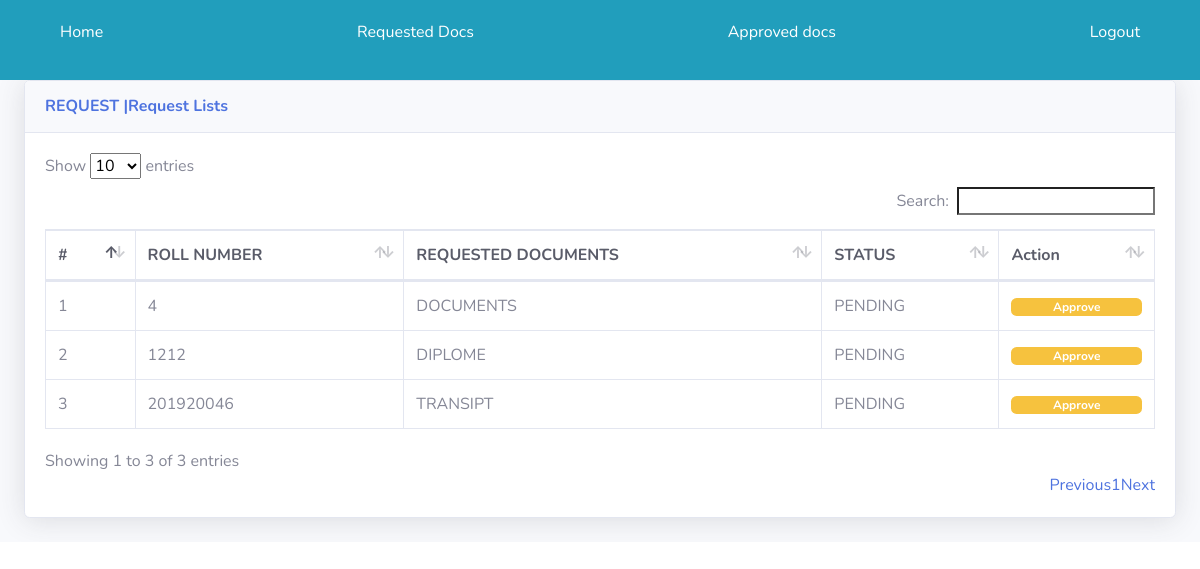
The page /admin/secretary/secretary_view_request.php on the database its author committed.
### tables this page shows
CREATE TABLE `student_sec_approv` (
  `rollnumber` int(20) NOT NULL,
  `status` varchar(100) NOT NULL
);

CREATE TABLE `request` (
  `rollnumber` int(20) NOT NULL,
  `request` varchar(100) NOT NULL
);

### admin/secretary/secretary_view_request.php (the view, shortened to what this page needs)
<!DOCTYPE html>
<html lang="en">
<head>
    <link href="../datatable/vendor/fontawesome-free/css/all.min.css" rel="stylesheet" type="text/css">
    <link rel="stylesheet" href="../datatable/style.css">
    <link href="../datatable/css/sb-admin-2.min.css" rel="stylesheet">
    <link href="../datatable/vendor/datatables/dataTables.bootstrap4.min.css" rel="stylesheet">
</head>
<body id="page-top">
    <header>
        <?php
        include('navbar.php');
        ?>
    </header>
    <div id="wrapper">
        <div id="content-wrapper" class="d-flex flex-column">
            <div id="content">
                <div class="container-fluid">
                    <div class="card shadow mb-4">
                        <div class="card-header py-3">
                            <h6 class="m-0 font-weight-bold text-primary">REQUEST |Request Lists</h6>
                        </div>
                        <div class="card-body">
                            <div class="table-responsive">
                                <table class="table table-bordered" id="dataTable" width="100%" cellspacing="0">
                                    <thead class=" text-dark">
                                        <tr>
                                            <th>#</th>
                                            <th>ROLL NUMBER</th>
                                            <th>REQUESTED DOCUMENTS</th>
                                            <th>STATUS</th>
                                            <th>Action</th>
                                        </tr>
                                    </thead>
                                    <tbody>
                                        <?php
                                        include('../connect.php');
                                        $query = "Select * FROM student_sec_approv inner join request on request.rollnumber = student_sec_approv.rollnumber where status ='PENDING'";
                                        $result = mysqli_query($conn, $query);
                                        $i = 0;
                                        while ($row = mysqli_fetch_array($result)) {
                                            $i = $i + 1;
                                            ?>
                                            <tr>
                                                <td>
                                                    <?php echo $i ?>
                                                </td>
                                                <td>
                                                    <?php echo $row['rollnumber'] ?>
                                                </td>
                                                <td>
                                                    <?php echo $row['request'] ?>
                                                </td>
                                                <td>
                                                    <?php echo $row['status'] ?>
                                                </td>
                                                <td>
                                                    <a href="secratary_approved_code.php?id=<?php echo $row['rollnumber'] ?>"
                                                   data-id='<?php echo $row['rollnumber'] ?>' class="badge badge-warning w-100" id="approvebtn">Approve</a>
                                                </td>
                                            </tr>
                                        <?php
                                        }
                                        ?>
                                    </tbody>
                                </table>
                            </div>
                        </div>
                    </div>
                </div>
            </div>
        </div>
    </div>
</body>
</html>

### admin/datatable/style.css (style rules this page uses)
* { margin: 0; padding: 0; list-style: none; box-sizing: border-box; }
header { width: 100%; background-color: #219ebc; padding: 10px 0; }

### rows shown on the page
student_sec_approv: request.rollnumber "4", request.request "DOCUMENTS", status "PENDING"
student_sec_approv: request.rollnumber "1212", request.request "DIPLOME", status "PENDING"
student_sec_approv: request.rollnumber "201920046", request.request "TRANSIPT", status "PENDING"
